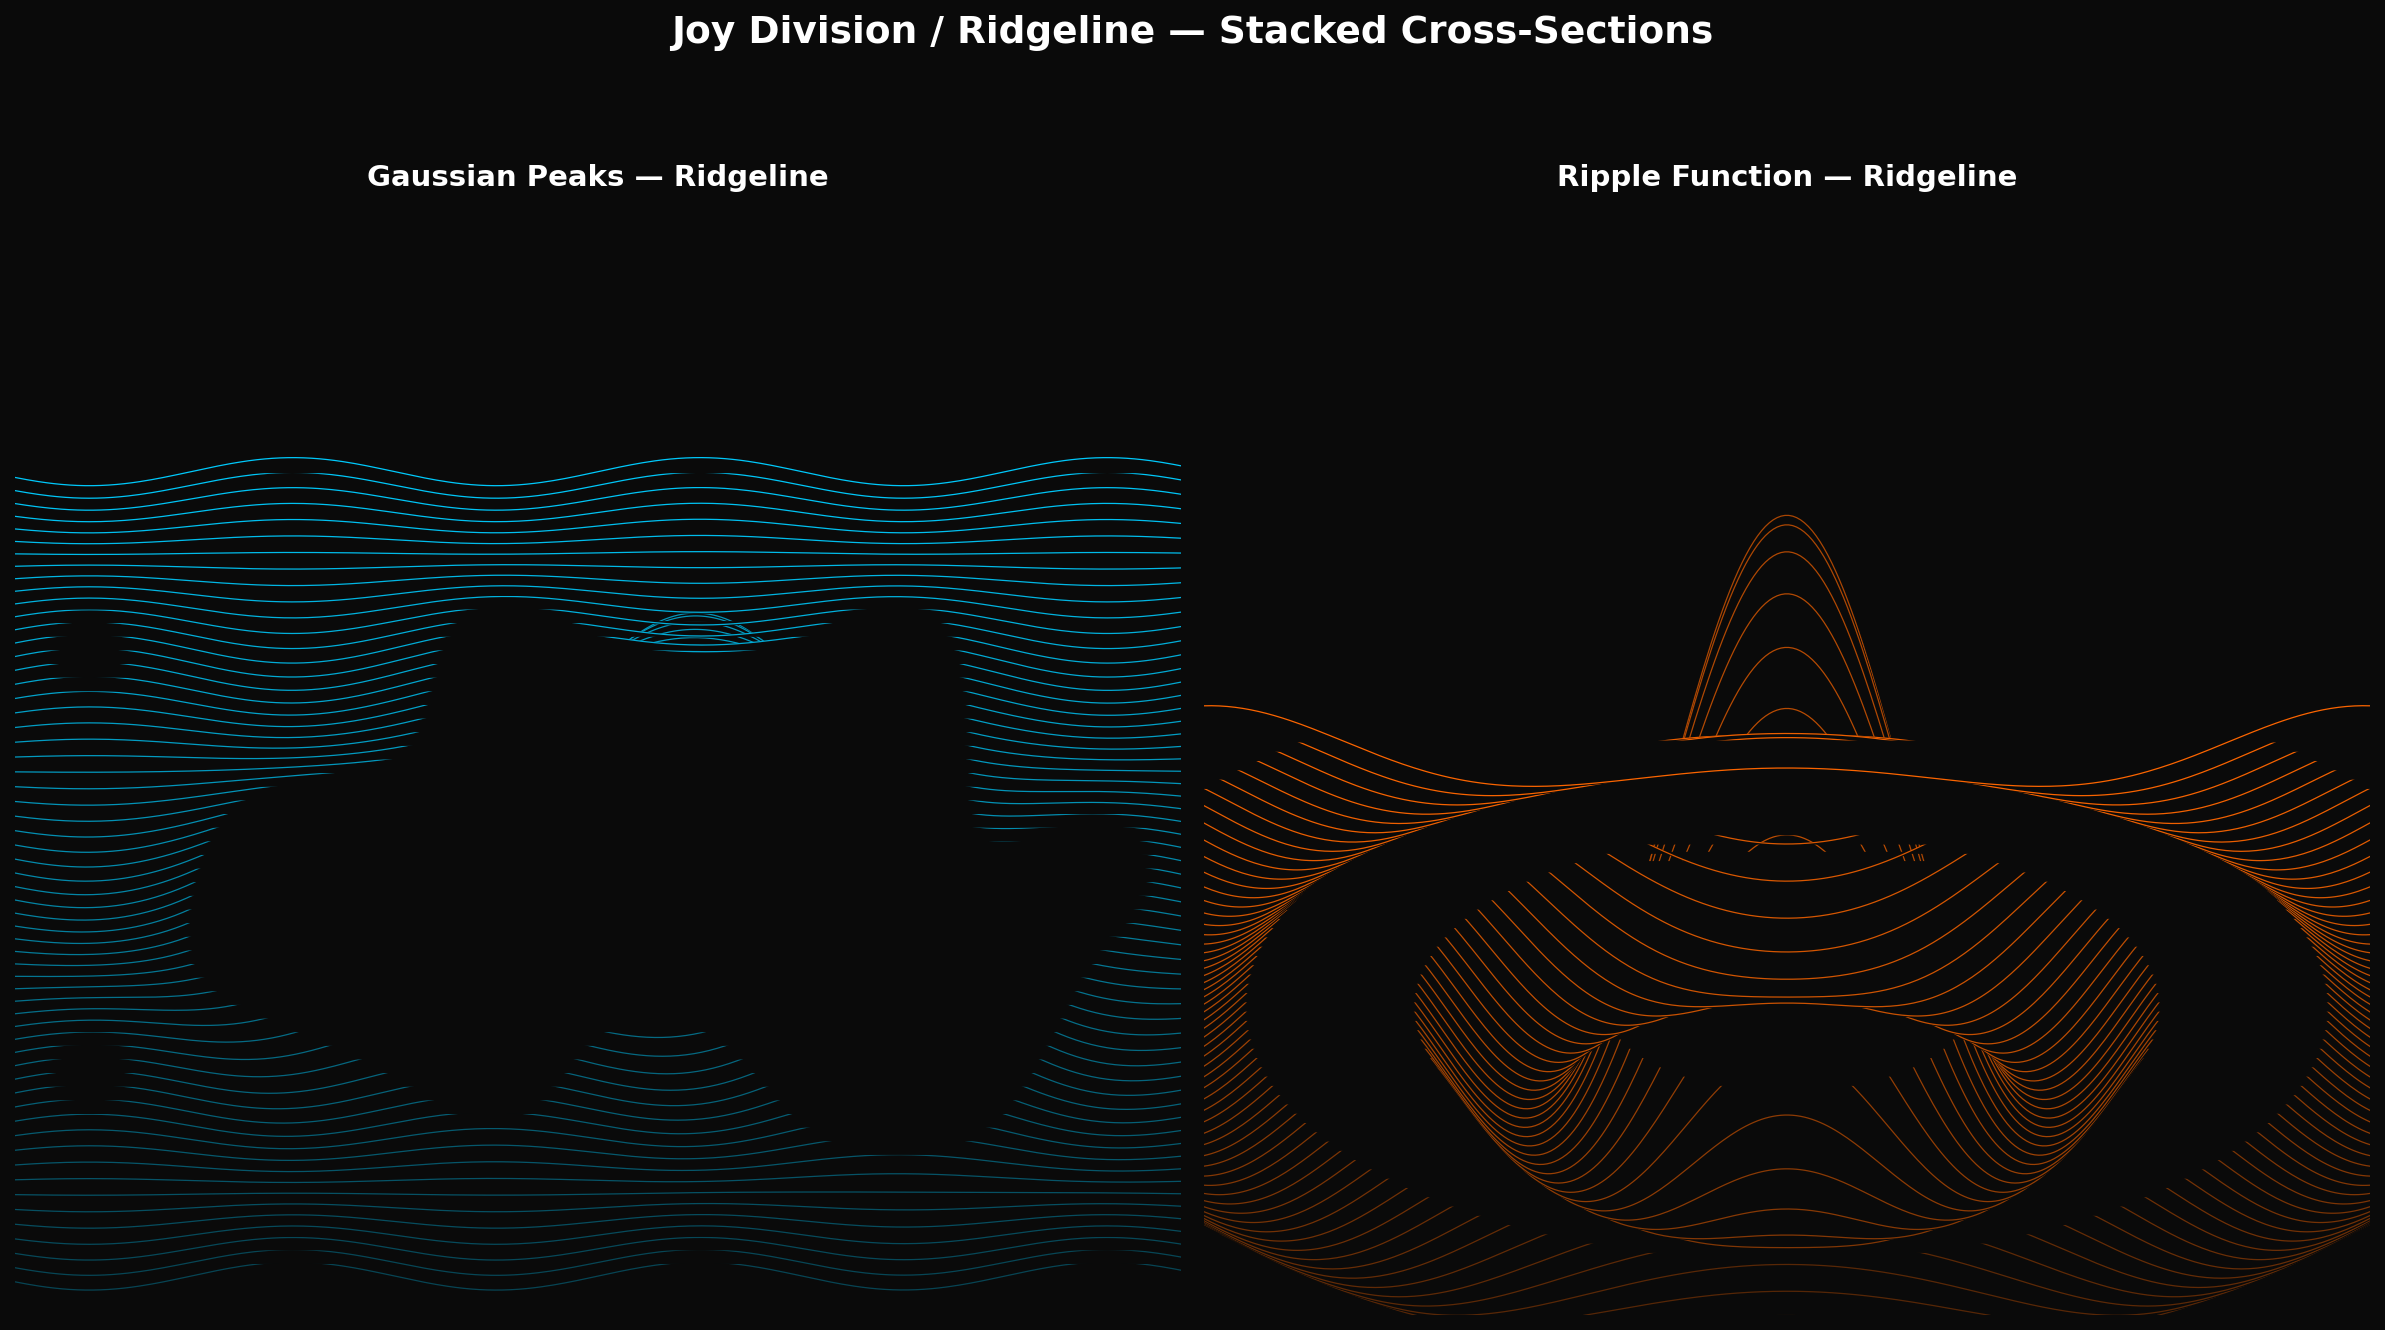

The script that saved this image:
"""
Approach 2: Joy Division / Ridgeline Plot

Cross-section profiles stacked vertically with occlusion, creating
a 3D illusion from pure line work. Inspired by the Unknown Pleasures
album cover and ridgeline plots.
"""

import numpy as np
import matplotlib.pyplot as plt


def make_terrain(n=300):
    x = np.linspace(-3, 3, n)
    y = np.linspace(-3, 3, 60)
    X, Y = np.meshgrid(x, y)
    Z = (
        2.0 * np.exp(-((X - 0.5) ** 2 + (Y - 0.3) ** 2) / 0.8)
        + 1.5 * np.exp(-((X + 1.0) ** 2 + (Y + 0.5) ** 2) / 0.5)
        + 0.8 * np.exp(-((X - 1.5) ** 2 + (Y + 1.0) ** 2) / 0.6)
        + 0.5 * np.sin(X * 3) * np.cos(Y * 2) * 0.3
    )
    return X, Y, Z


def make_wave(n=300):
    x = np.linspace(-4, 4, n)
    y = np.linspace(-4, 4, 60)
    X, Y = np.meshgrid(x, y)
    R = np.sqrt(X**2 + Y**2) + 1e-6
    Z = np.sin(R * 2.5) / R * 3
    return X, Y, Z


fig, axes = plt.subplots(1, 2, figsize=(16, 9))
fig.patch.set_facecolor("#0a0a0a")

datasets = [
    ("Gaussian Peaks — Ridgeline", make_terrain, "#00ccff"),
    ("Ripple Function — Ridgeline", make_wave, "#ff6600"),
]

for ax, (title, fn, color) in zip(axes, datasets):
    X, Y, Z = fn()
    n_rows = Z.shape[0]
    ax.set_facecolor("#0a0a0a")

    vertical_spacing = 0.35
    scale = 2.5

    # Draw from back to front for proper occlusion
    for i in range(n_rows):
        row = Z[i, :]
        baseline = i * vertical_spacing
        y_vals = baseline + row * scale

        # Fill below the line with background color for occlusion
        ax.fill_between(
            X[0, :], baseline, y_vals, color="#0a0a0a", zorder=i * 2
        )
        # Draw the line
        alpha = 0.3 + 0.7 * (i / n_rows)
        ax.plot(
            X[0, :],
            y_vals,
            color=color,
            linewidth=0.6,
            alpha=alpha,
            zorder=i * 2 + 1,
        )

    ax.set_xlim(X[0, 0], X[0, -1])
    ax.set_ylim(-1, n_rows * vertical_spacing + Z.max() * scale + 1)
    ax.axis("off")
    ax.set_title(title, color="white", fontsize=14, fontweight="bold", pad=12)

fig.suptitle(
    "Joy Division / Ridgeline — Stacked Cross-Sections",
    color="white",
    fontsize=18,
    fontweight="bold",
    y=0.98,
)
plt.tight_layout(rect=[0, 0, 1, 0.93])
plt.savefig(
    "/home/user/research/isoline-3d-visualization/02_joy_division.png",
    dpi=150,
    bbox_inches="tight",
    facecolor=fig.get_facecolor(),
)
plt.close()
print("Saved 02_joy_division.png")
